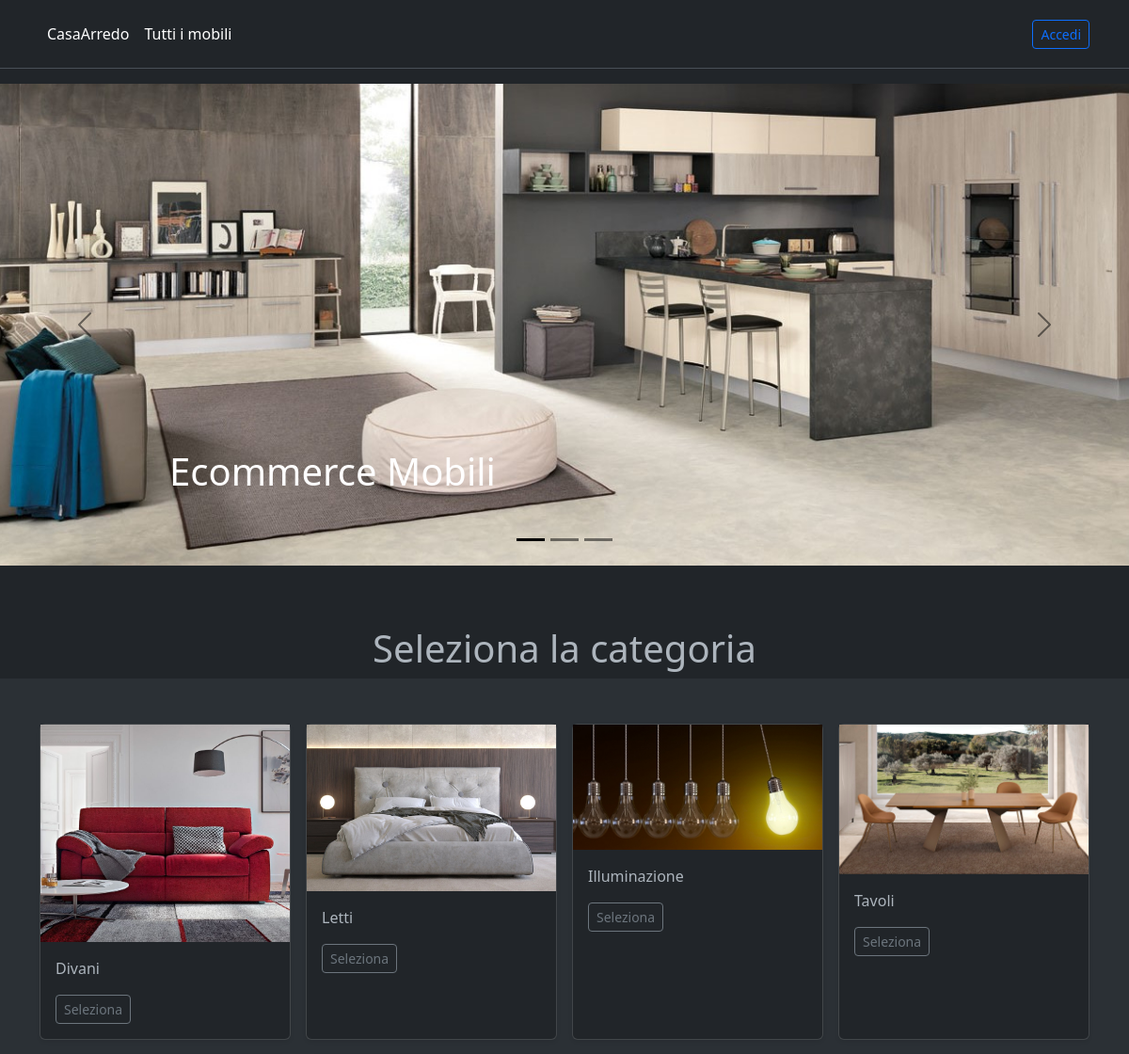
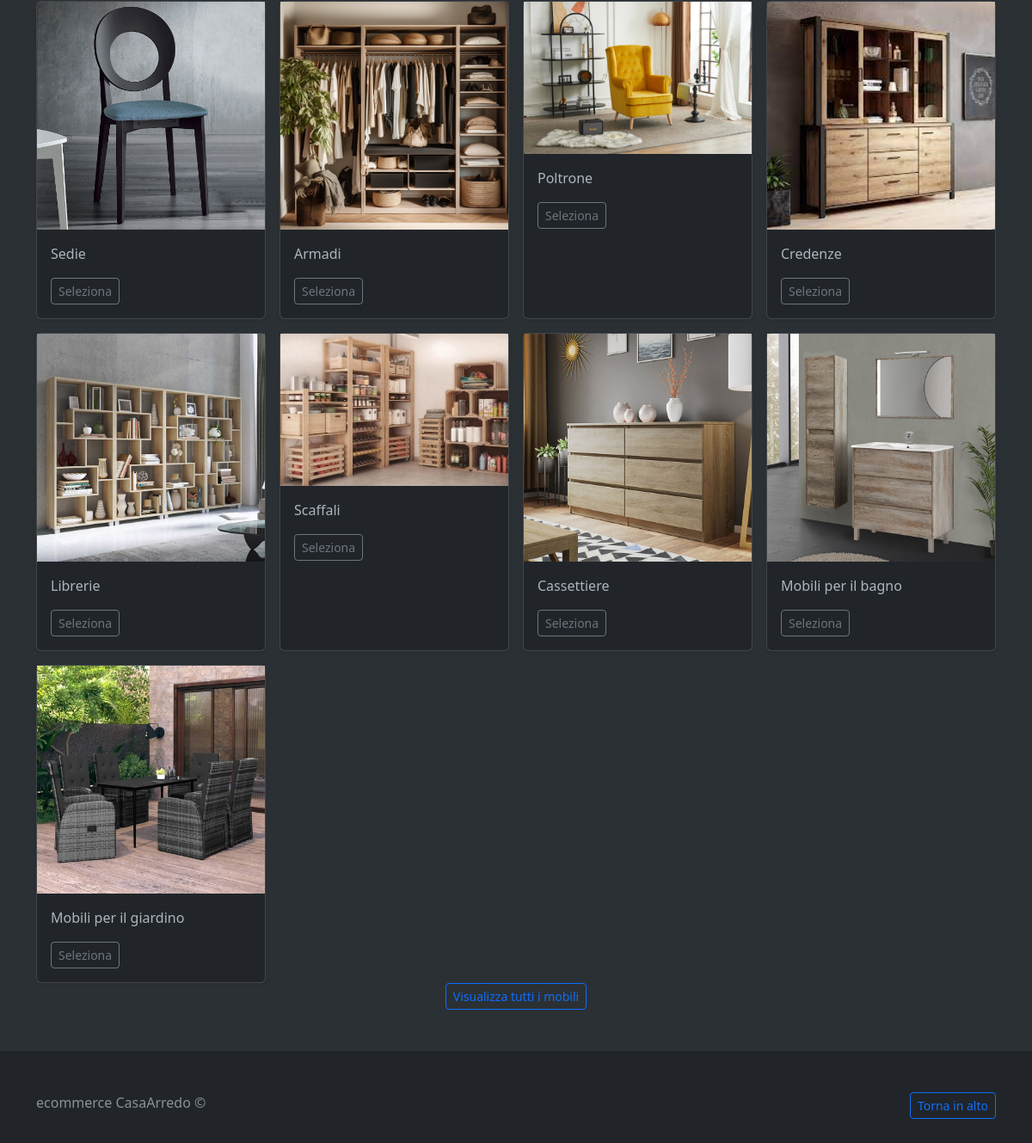
The app's page /src/view/index.php with its own data (2 pictures, top to bottom).
### tables this page shows
CREATE TABLE if NOT EXISTS categoria(
	id INT NOT NULL AUTO_INCREMENT PRIMARY KEY,
	categoria VARCHAR(30) NOT NULL
);

CREATE TABLE if NOT EXISTS immagini_categorie(
	id INT PRIMARY KEY AUTO_INCREMENT,
	path_immagine VARCHAR(255) NOT NULL,
	id_categoria INT NOT NULL,
	
	FOREIGN KEY (id_categoria) REFERENCES categoria(id)
);

### src/model/letturaDB/letturaDB.php (called while the page is built, shortened)
<?php
include $_SERVER["DOCUMENT_ROOT"] . '/PHP/e-commerce_mobili/src/model/connessione.php';
include $_SERVER["DOCUMENT_ROOT"] . '/PHP/e-commerce_mobili/src/model/collections/classeProdottoCollection.php';
$conn = new mysqli($hostname, $username, $password, $dbname);
function getCategorie()
{
    global $conn;
    $categorie = new CategoriaCollection();
    $query = "SELECT * FROM categoria";
    $risultato = $conn->query($query);
    if ($risultato->num_rows > 0) {
        while ($cat = $risultato->fetch_assoc()) {
            $categorie->aggiungiCategoria(new Categoria($cat["id"], $cat["categoria"]));
        }
    }
    return $categorie;
}
function getImmagini_categorie()
{
    global $conn;
    $immagini_categoria = new Immagine_CategoriaCollection();
    $query = "SELECT * FROM immagini_categorie";
    $risultato = $conn->query($query);
    if ($risultato->num_rows > 0) {
        while ($imm = $risultato->fetch_assoc()) {
            $immagini_categoria->aggiungiImmagine(new Immagine_Categoria($imm["id"], $imm["path_immagine"], $imm["id_categoria"]));
        }
    }
    return $immagini_categoria;
}
?>

### src/model/collections/classeProdottoCollection.php (called while the page is built, shortened)
<?php
    include $_SERVER["DOCUMENT_ROOT"] . '/PHP/e-commerce_mobili/src/model/classi/classeProdotto.php';
    class CategoriaCollection {
        private $categorie = [];
        public function aggiungiCategoria(Categoria $categoria) {
            $this->categorie[] = $categoria;
        }
        public function getCategorie() {
            return $this->categorie;
        }
    }
    class Immagine_CategoriaCollection {
        private $immagini = [];
        public function aggiungiImmagine(Immagine_Categoria $immagine) {
            $this->immagini[] = $immagine;
        }
        public function getImmagini() {
            return $this->immagini;
        }
    }
?>

### src/model/classi/classeProdotto.php (called while the page is built, shortened)
<?php
    class Categoria {
        private $id;
        private $categoria;
        public function __construct($id, $categoria) {
            $this->id = $id;
            $this->categoria = $categoria;
        }
        public function getId() {
            return $this->id;
        }
        public function getCategoria() {
            return $this->categoria;
        }
    }
    class Immagine_Categoria {
        public $path_immagine;
        public $id_categoria;
        public function __construct($id, $path_immagine, $id_categoria) {
            $this->path_immagine = $path_immagine;
            $this->id_categoria = $id_categoria;
        }
        public function getpath_immagine(){
            return $this->path_immagine;
        }
        public function getId_categoria(){
            return $this->id_categoria;
        }
    }
?>

### src/view/index.php (the view, shortened to what this page needs)
<?php
    include '../model/letturaDB/letturaDB.php';
?>
<!doctype html>
<html lang="en" data-bs-theme="dark">
<head>
    <link href="https://cdn.jsdelivr.net/npm/bootstrap@5.3.2/dist/css/bootstrap.min.css" rel="stylesheet">
    <link href="https://getbootstrap.com/docs/5.3/assets/css/docs.css" rel="stylesheet" />
    <link rel="stylesheet" href="https://cdnjs.cloudflare.com/ajax/libs/twitter-bootstrap/5.3.0/css/bootstrap.min.css">
    <link rel="stylesheet" href="https://cdn.datatables.net/1.13.7/css/dataTables.bootstrap5.min.css">
    <link href="../css/carousel.css" rel="stylesheet">
</head>
<body>
    <header class="p-3 mb-3 border-bottom">
        <div class="container">
            <div class="d-flex flex-wrap align-items-center justify-content-center justify-content-lg-start">
                <ul class="nav col-12 col-lg-auto me-lg-auto mb-2 justify-content-center mb-md-0">
                    <li><a href="" class="nav-link px-2 link-body-emphasis">CasaArredo</a></li>
                    <li><a href="./visualizzaPerCategoria.php" class="nav-link px-2 link-body-emphasis">Tutti i mobili</a></li>
                </ul>
                <div class="dropdown text-end">
                    <?php
                        if(isset($_SESSION["RUOLO"])){
                            $nome = $_SESSION["NOME_COGNOME"];
                            echo    "<a href='#' class='d-block link-body-emphasis text-decoration-none dropdown-toggle' data-bs-toggle='dropdown' aria-expanded='false'>
                                        <img src='../immagini/user_image/user.jpg' alt='mdo' width='32' height='32' class='rounded-circle'>
                                        $nome
                                    </a>";
                            echo    "<ul class='dropdown-menu text-small'>
                                        <li><a class='dropdown-item' href='#'>Carrello</a></li>
                                        <li><a class='dropdown-item' href='#'>Ordini</a></li>
                                        <li><a class='dropdown-item' href='#'>Profilo</a></li>";
                            if($_SESSION["RUOLO"] === "ADMIN"){
                                echo "<li><hr class='dropdown-divider'></li>";
                                echo "<li><a class='dropdown-item' href='#'>Sezione amministratore</a></li>";
                            }
                            echo        "<li><hr class='dropdown-divider'></li>
                                        <li><a class='dropdown-item' href='../controller/logout.php'>Esci</a></li>
                                    </ul>";
                        }else{
                            echo "<a href='./login.html'><button type='button' class='btn btn-sm btn-outline-primary'>Accedi</button></a>";
                        }
                    ?>
                </div>
            </div>
        </div>
    </header>
    <main>
        <div id="myCarousel" class="carousel slide mb-6" data-bs-ride="carousel">
            <div class="carousel-indicators">
                <button type="button" data-bs-target="#myCarousel" data-bs-slide-to="0" class="active" aria-current="true" aria-label="Slide 1"></button>
                <button type="button" data-bs-target="#myCarousel" data-bs-slide-to="1" aria-label="Slide 2"></button>
                <button type="button" data-bs-target="#myCarousel" data-bs-slide-to="2" aria-label="Slide 3"></button>
            </div>
            <div class="carousel-inner">
                <div class="carousel-item active" id="item-1">
                    <svg class="bd-placeholder-img" width="100%" height="100%" xmlns="http://www.w3.org/2000/svg" aria-hidden="true" preserveAspectRatio="xMidYMid slice" focusable="false">
                        <rect width="100%" height="100%" fill="none" />
                    </svg>
                    <div class="container">
                        <div class="carousel-caption text-start">
                            <h1 class="testo_carousel">Ecommerce Mobili</h1>
                        </div>
                    </div>
                </div>
            </div>
            <button class="carousel-control-prev" type="button" data-bs-target="#myCarousel" data-bs-slide="prev">
                <span class="carousel-control-prev-icon" aria-hidden="true"></span>
            </button>
            <button class="carousel-control-next" type="button" data-bs-target="#myCarousel" data-bs-slide="next">
                <span class="carousel-control-next-icon" aria-hidden="true"></span>
            </button>
        </div>
        <div style="text-align: center;">
            <h1>Seleziona la categoria</h1>
        </div>
        <div class="album py-5 bg-body-tertiary">
            <form action="visualizzaPerCategoria.php" method="GET">
                <div class="container">
                    <div class="row row-cols-1 row-cols-sm-2 row-cols-md-4 g-3">
                        <?php
                            $listaCategorie = getCategorie()->getCategorie();
                            $immaginiCategorie = getImmagini_categorie()->getImmagini();
                            for ($i=0; $i < count($listaCategorie); $i++) {
                                $id = $listaCategorie[$i]->getId();
                                $cat = $listaCategorie[$i]->getCategoria();
                                for ($j=0; $j < count($immaginiCategorie); $j++) {
                                    if($immaginiCategorie[$j]->getId_categoria() == $listaCategorie[$i]->getId()){
                                        $path = $immaginiCategorie[$j]->getpath_immagine();
                                        echo    "<div class='col'>
                                                    <div class='card shadow-sm'>
                                                        <img src='../immagini/categorie/$path' alt='immagine categoria'>
                                                        <div class='card-body'>
                                                            <p class='card-text'>$cat</p>
                                                            <div class='d-flex justify-content-between align-items-center mt-auto'>
                                                                <button type='submit' class='btn btn-sm btn-outline-secondary' name='categoria' value='$id'>Seleziona</button>
                                                            </div>
                                                        </div>
                                                    </div>
                                                </div>";
                                    }
                                }
                            }
                        ?>
                    </div>
                    <div style="text-align: center">
                        <button type='submit' class='btn btn-sm btn-outline-primary' name='categoria' value='null'>Visualizza tutti i mobili</button>
                    </div>
                </div>
            </form>
        </div>
    </main>
    <footer class="text-body-secondary py-5">
        <div class="container">
            <p class="float-end mb-1">
                <a href="#">
                    <button type='button' class='btn btn-sm btn-outline-primary'>Torna in alto</button>
                </a>
            </p>
            <p class="mb-1">ecommerce CasaArredo &copy;</p>
        </div>
    </footer>
</body>
</html>

### src/css/carousel.css (style rules this page uses)
body { padding-top: 3rem; padding-bottom: 3rem; color: rgb(var(--bs-tertiary-color-rgb)); }
.carousel { margin-bottom: 4rem; }
.carousel-caption { bottom: 3rem; z-index: 10; }
.carousel-item { height: 32rem; }

### src/view/index.php (style rules this page uses)
#item-1 { background-image: url('../immagini/carosel/immaginehome.jpg'); background-repeat: no-repeat; background-size: cover; background-position: center center; }
body { padding: 0; }
.testo_carousel { color: white; }
.card { display: flex; flex-direction: column; height: 100%; }
.card img { flex-shrink: 0; max-height: 100%; object-fit: cover; }
.card-body { margin-top: auto; }

### records on screen
categoria: immagini_categorie.path_immagine (picture), categoria "Divani", $id 1 (drawn)
categoria: immagini_categorie.path_immagine (picture), categoria "Letti", $id 2 (drawn)
categoria: immagini_categorie.path_immagine (picture), categoria "Illuminazione", $id 3 (drawn)
categoria: immagini_categorie.path_immagine (picture), categoria "Tavoli", $id 4 (drawn)
categoria: immagini_categorie.path_immagine (picture), categoria "Sedie", $id 5 (drawn)
categoria: immagini_categorie.path_immagine (picture), categoria "Armadi", $id 6 (drawn)
categoria: immagini_categorie.path_immagine (picture), categoria "Poltrone", $id 7 (drawn)
categoria: immagini_categorie.path_immagine (picture), categoria "Credenze", $id 8 (drawn)
categoria: immagini_categorie.path_immagine (picture), categoria "Librerie", $id 9 (drawn)
categoria: immagini_categorie.path_immagine (picture), categoria "Scaffali", $id 10 (drawn)
categoria: immagini_categorie.path_immagine (picture), categoria "Cassettiere", $id 11 (drawn)
categoria: immagini_categorie.path_immagine (picture), categoria "Mobili per il bagno", $id 12 (drawn)
categoria: immagini_categorie.path_immagine (picture), categoria "Mobili per il giardino", $id 13 (drawn)
